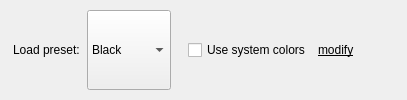
                <widget class="QWidget" name="colorsPresetGroup" native="true">
                 <property name="accessibleName">
                  <string notr="true">SGroup</string>
                 </property>
                 <layout class="QVBoxLayout" name="verticalLayout_38">
                  <property name="spacing">
                   <number>7</number>
                  </property>
                  <property name="leftMargin">
                   <number>13</number>
                  </property>
                  <property name="topMargin">
                   <number>10</number>
                  </property>
                  <property name="rightMargin">
                   <number>13</number>
                  </property>
                  <property name="bottomMargin">
                   <number>10</number>
                  </property>
                  <item>
                   <layout class="QHBoxLayout" name="horizontalLayout_3">
                    <property name="leftMargin">
                     <number>0</number>
                    </property>
                    <property name="topMargin">
                     <number>0</number>
                    </property>
                    <item>
                     <widget class="QLabel" name="loadPresetLabel">
                      <property name="text">
                       <string>Load preset:</string>
                      </property>
                     </widget>
                    </item>
                    <item>
                     <widget class="QComboBox" name="themeSelectorComboBox">
                      <property name="sizePolicy">
                       <sizepolicy hsizetype="Minimum" vsizetype="Minimum">
                        <horstretch>0</horstretch>
                        <verstretch>0</verstretch>
                       </sizepolicy>
                      </property>
                      <property name="currentText">
                       <string>Black</string>
                      </property>
                      <item>
                       <property name="text">
                        <string>Black</string>
                       </property>
                      </item>
                      <item>
                       <property name="text">
                        <string>Dark</string>
                       </property>
                      </item>
                      <item>
                       <property name="text">
                        <string>Dark Blue</string>
                       </property>
                      </item>
                      <item>
                       <property name="text">
                        <string>Light</string>
                       </property>
                      </item>
                     </widget>
                    </item>
                    <item>
                     <spacer name="horizontalSpacer_13">
                      <property name="orientation">
                       <enum>Qt::Horizontal</enum>
                      </property>
                      <property name="sizeType">
                       <enum>QSizePolicy::Fixed</enum>
                      </property>
                      <property name="sizeHint" stdset="0">
                       <size>
                        <width>10</width>
                        <height>10</height>
                       </size>
                      </property>
                     </spacer>
                    </item>
                    <item>
                     <widget class="QCheckBox" name="useSystemColorsCheckBox">
                      <property name="text">
                       <string>Use system colors</string>
                      </property>
                     </widget>
                    </item>
                    <item>
                     <widget class="ClickableLabel" name="modifySystemSchemeLabel">
                      <property name="cursor">
                       <cursorShape>PointingHandCursor</cursorShape>
                      </property>
                      <property name="text">
                       <string>&lt;html&gt;&lt;head/&gt;&lt;body&gt;&lt;p&gt;&lt;span style=&quot; text-decoration: underline;&quot;&gt;modify&lt;/span&gt;&lt;/p&gt;&lt;/body&gt;&lt;/html&gt;</string>
                      </property>
                      <property name="textFormat">
                       <enum>Qt::RichText</enum>
                      </property>
                     </widget>
                    </item>
                    <item>
                     <spacer name="horizontalSpacer_18">
                      <property name="orientation">
                       <enum>Qt::Horizontal</enum>
                      </property>
                      <property name="sizeHint" stdset="0">
                       <size>
                        <width>40</width>
                        <height>20</height>
                       </size>
                      </property>
                     </spacer>
                    </item>
                   </layout>
                  </item>
                 </layout>
                </widget>
